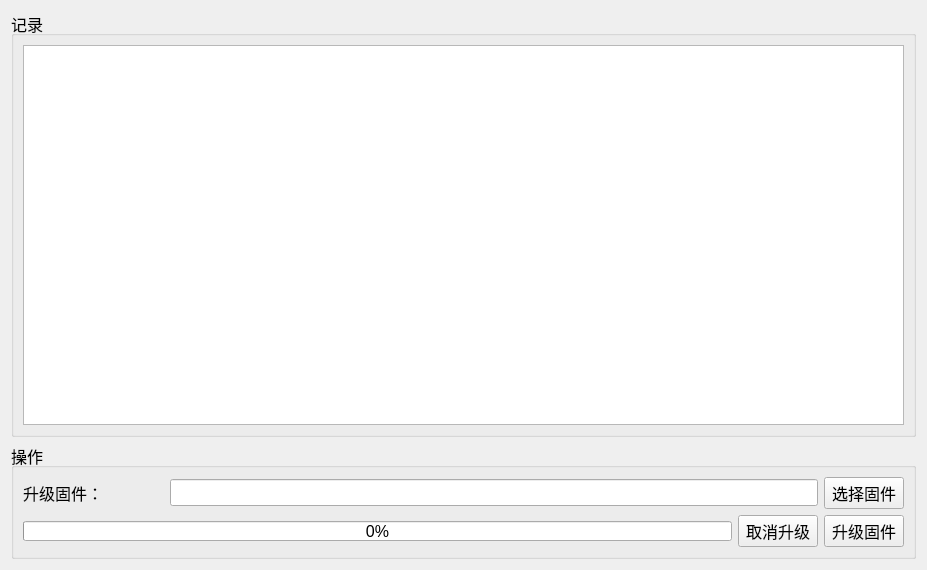
<?xml version="1.0" encoding="UTF-8"?>
<ui version="4.0">
 <class>softupdata</class>
 <widget class="QWidget" name="softupdata">
  <property name="geometry">
   <rect>
    <x>0</x>
    <y>0</y>
    <width>927</width>
    <height>570</height>
   </rect>
  </property>
  <property name="windowTitle">
   <string>Form</string>
  </property>
  <layout class="QVBoxLayout" name="verticalLayout_3">
   <item>
    <widget class="QGroupBox" name="groupBox_2">
     <property name="font">
      <font>
       <pointsize>12</pointsize>
      </font>
     </property>
     <property name="title">
      <string>记录</string>
     </property>
     <layout class="QVBoxLayout" name="verticalLayout_2">
      <item>
       <widget class="QPlainTextEdit" name="soft_status"/>
      </item>
     </layout>
    </widget>
   </item>
   <item>
    <widget class="QGroupBox" name="groupBox_3">
     <property name="font">
      <font>
       <pointsize>12</pointsize>
      </font>
     </property>
     <property name="title">
      <string>操作</string>
     </property>
     <layout class="QGridLayout" name="gridLayout">
      <item row="0" column="6">
       <widget class="QPushButton" name="updata_route_select">
        <property name="maximumSize">
         <size>
          <width>80</width>
          <height>16777215</height>
         </size>
        </property>
        <property name="text">
         <string>选择固件</string>
        </property>
       </widget>
      </item>
      <item row="0" column="0">
       <widget class="QLabel" name="label">
        <property name="text">
         <string>升级固件：</string>
        </property>
       </widget>
      </item>
      <item row="0" column="1" colspan="5">
       <widget class="QLineEdit" name="updata_route_show">
        <property name="enabled">
         <bool>true</bool>
        </property>
        <property name="alignment">
         <set>Qt::AlignCenter</set>
        </property>
        <property name="readOnly">
         <bool>false</bool>
        </property>
       </widget>
      </item>
      <item row="1" column="6">
       <widget class="QPushButton" name="Update_Run">
        <property name="maximumSize">
         <size>
          <width>80</width>
          <height>16777215</height>
         </size>
        </property>
        <property name="styleSheet">
         <string notr="true"/>
        </property>
        <property name="text">
         <string>升级固件</string>
        </property>
       </widget>
      </item>
      <item row="1" column="5">
       <widget class="QPushButton" name="Cancel_update">
        <property name="maximumSize">
         <size>
          <width>80</width>
          <height>16777215</height>
         </size>
        </property>
        <property name="text">
         <string>取消升级</string>
        </property>
       </widget>
      </item>
      <item row="1" column="0" colspan="5">
       <widget class="QProgressBar" name="updata_percent">
        <property name="enabled">
         <bool>true</bool>
        </property>
        <property name="minimumSize">
         <size>
          <width>0</width>
          <height>20</height>
         </size>
        </property>
        <property name="maximumSize">
         <size>
          <width>16777215</width>
          <height>20</height>
         </size>
        </property>
        <property name="value">
         <number>0</number>
        </property>
       </widget>
      </item>
     </layout>
    </widget>
   </item>
  </layout>
 </widget>
 <resources/>
 <connections/>
</ui>
